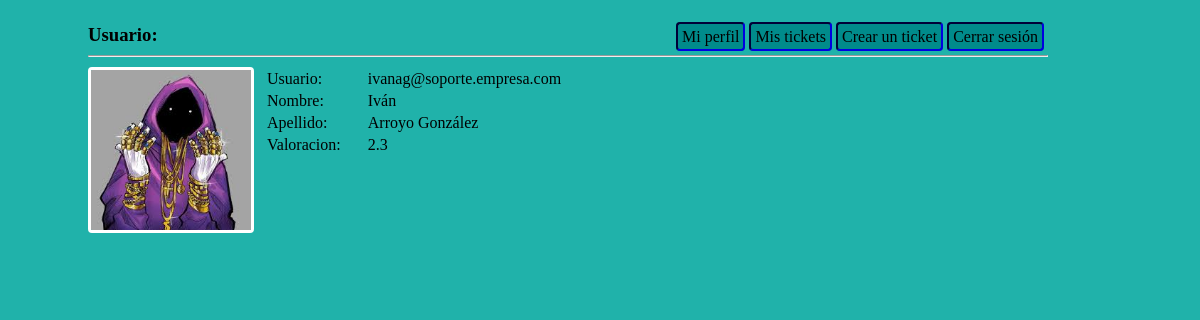
Screenshot of /profile.php?email=ivanag@soporte.empresa.com with the database file from the repository.
### tables this page shows
CREATE TABLE AppUser (
	idUser INT(10) PRIMARY KEY AUTO_INCREMENT,
	email VARCHAR(255) UNIQUE,
	passwd VARCHAR(64),
	name VARCHAR(255),
	lastname VARCHAR(255),
	rol INT(1),
	openTickets INT(1),
	activated INT(1),
	CONSTRAINT FOREIGN KEY (rol) REFERENCES Rol (idRol),
	CONSTRAINT CHECK (openTickets<=3)
);

CREATE TABLE Rating (
	idTechnician INT(10) PRIMARY KEY,
	actualRating FLOAT(3,2),
	numOfRatings INT(10),
	CONSTRAINT FOREIGN KEY(idTechnician) REFERENCES AppUser(idUser) ON DELETE CASCADE,
	CONSTRAINT CHECK (actualRating<=5 AND actualRating>=0)
);

### file_dir.php (called while the page is built)
<?php
$attach_directory = "./uploads/";
$profile_picture_directory = $attach_directory . "ProfilePictures/";

### func.php (called while the page is built, shortened)
<?php
function returnPPstring($name) {
    require "file_dir.php";
    if (file_exists($profile_picture_directory . $name . ".png")) {
        return      $profile_picture_directory . $name . ".png";
    } else {
        return $profile_picture_directory . "defaultPP.png";
    }
}
    ?>

### profile.php (the view, shortened to what this page needs)
<!DOCTYPE html>
<?php
include "header.php";
if (isset($_GET["email"])) {
    $user = $_GET["email"];
}
require "func.php";
require "conection.php";
$bd = new PDO("mysql:dbname=".$bd_config["bd_name"].";host=".$bd_config["ip"],
    $bd_config["user"],
    $bd_config["password"]);
$sel = "select * from AppUser where email like '".$user."'";
$res = $bd->query($sel);
foreach ($res as $row) {
    $userid = $row['idUser'];
    $email = $row['email'];
    $rol = $row['rol'];
    $name = $row['name'];
    $surname = $row['lastname'];
}
require "file_dir.php";
?>
<html lang="en">
<head>
    <link rel="stylesheet" href="css/profile.css">
</head>
<body>
    <div id="div-profile">
        <div id="div-profile-picture">
            <img src="<?= returnPPstring($user) ?>" alt="foto de perfil">
        </div>
        <div id="div-user-data">
            <table>
                <tr>
                    <td>Usuario:</td>
                    <td><?= $email?></td>
                </tr>
                <tr>
                    <td>Nombre:</td>
                    <td><?= $name?></td>
                </tr>
                <tr>
                    <td>Apellido:</td>
                    <td><?= $surname?></td>
                </tr>
                <?php
                    if ($rol == 1) {
                ?>
                <tr>
                    <td>Valoracion:</td>
                    <td>
                    <?php
                        $ratingSel = "SELECT * FROM rating WHERE idTechnician = " . $userid;
                        $rating = $bd->query($ratingSel);
                        foreach ($rating as $rate) {
                            echo $rate['actualRating'];
                        }
                    ?>
                    </td>
                </tr>
                <?php
                    }
                ?>
            </table>
        </div>
    </div>
</body>
</html>

### css/header.css (style rules this page uses)
body { background-color: lightseagreen; padding: 1em 5em; }
tr>td:first-child { padding-right: 1.5em; }

### css/profile.css (style rules this page uses)
body { width: 80%; }
#div-profile { display: flex; }
#div-profile-picture { margin-right: 10px; }
img { height: 10em; border: 3px solid white; margin-bottom: 1em; border-radius: .25em; }

### rows the page displays
appuser: email "ivanag@soporte.empresa.com", lastname "Arroyo González"
rating: actualRating "2.3"

### other values shown
$name "Iván"
